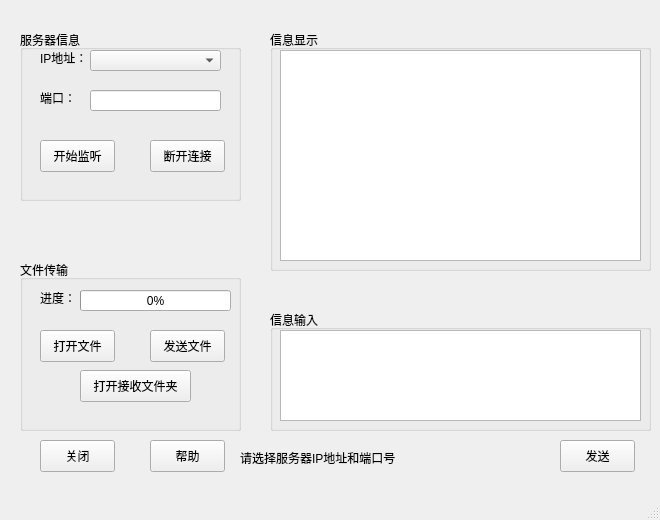
<?xml version="1.0" encoding="UTF-8"?>
<ui version="4.0">
 <class>MainWindow</class>
 <widget class="QMainWindow" name="MainWindow">
  <property name="geometry">
   <rect>
    <x>0</x>
    <y>0</y>
    <width>660</width>
    <height>520</height>
   </rect>
  </property>
  <property name="windowTitle">
   <string>服务器端</string>
  </property>
  <property name="styleSheet">
   <string notr="true">MainWindow{
background-color:#EEEEEE
}
QPalette{background:#CFDDEE;}QGroupBox#gboxDevicePanel&gt;QLabel{color:#324C6C;}

QWidget#frmMain,QWidget[Form=&quot;true&quot;]{
border:1px solid #B4C2D7;
border-radius:0px;
}

.QFrame{
border:1px solid #B4C2D7;
border-radius:5px;
}

QLabel,QLineEdit,QTextEdit,QPlainTextEdit,QSpinBox,QGroupBox,QComboBox,QDateEdit,QTimeEdit,QDateTimeEdit,QSpinBox,QTreeView,QListView,QTableView,QTabWidget::pane{
color:#324C6C;
}

QWidget#widget_title{
background:qlineargradient(spread:pad,x1:0,y1:0,x2:0,y2:1,stop:0 #C0D3EB,stop:1 #BCCFE7);
}

QLabel#lab_Ico,QLabel#lab_Title{
border-radius:0px;
color:#324C6C;
background-color:rgba(0,0,0,0);
border-style:none;
}

QToolButton::menu-indicator{
image:None;
}

QToolButton,QWidget#widget_frm&gt;QLabel{
border-style:none;
padding:10px;
color:#324C6C;
background:qlineargradient(spread:pad,x1:0,y1:0,x2:0,y2:1,stop:0 #C0D3EB,stop:1 #BCCFE7);
}

QToolButton:hover,QWidget#widget_frm&gt;QLabel:hover{
background:qlineargradient(spread:pad,x1:0,y1:0,x2:0,y2:1,stop:0 #D2E3F5,stop:1 #CADDF3);
}

QLabel[labVideo=&quot;true&quot;]{
color:#324C6C;
border:1px solid #B4C2D7;
background:qlineargradient(spread:pad,x1:0,y1:0,x2:0,y2:1,stop:0 #C0D3EB,stop:1 #BCCFE7);
}

QLabel[labVideo=&quot;true&quot;]:focus{
border:1px solid #FF0000;
background:qlineargradient(spread:pad,x1:0,y1:0,x2:0,y2:1,stop:0 #D2E3F5,stop:1 #CADDF3);
}

QLineEdit,QTextEdit,QPlainTextEdit,QSpinBox{
border:1px solid #B4C2D7;
border-radius:5px;
padding:2px;
background:none;
selection-background-color:#C0D3EB;
selection-color:#324C6C;
}

QLineEdit[echoMode=&quot;2&quot;]{
lineedit-password-character:9679;
}

.QGroupBox{
border:1px solid #B4C2D7;
border-radius:5px;
}

.QPushButton{
border-style:none;
border:1px solid #B4C2D7;
color:#324C6C;
padding:5px;
min-height:20px;
border-radius:5px;
background:qlineargradient(spread:pad,x1:0,y1:0,x2:0,y2:1,stop:0 #C0D3EB,stop:1 #BCCFE7);
}

.QPushButton:hover{
background:qlineargradient(spread:pad,x1:0,y1:0,x2:0,y2:1,stop:0 #D2E3F5,stop:1 #CADDF3);
}

.QPushButton:pressed{
background:qlineargradient(spread:pad,x1:0,y1:0,x2:0,y2:1,stop:0 #C0D3EB,stop:1 #BCCFE7);
}

.QPushButton:disabled{
color:#838383;
background:#F4F4F4;
}

QPushButton#btnSplitterH{
padding:2px;
min-height:8px;
}

QPushButton#btnMenu,QPushButton#btnMenu_Min,QPushButton#btnMenu_Max,QPushButton#btnMenu_Close,QPushButton#btnSplitterV,QPushButton#btnSplitterH{
border-radius:0px;
color:#324C6C;
background-color:rgba(0,0,0,0);
border-style:none;
}

QPushButton#btnMenu:hover,QPushButton#btnMenu_Min:hover,QPushButton#btnMenu_Max:hover,QPushButton#btnSplitterV:hover,QPushButton#btnSplitterH:hover{
background-color:qlineargradient(spread:pad,x1:0,y1:1,x2:0,y2:0,stop:0 rgba(25,134,199,0),stop:1 #D2E3F5);
}

QPushButton#btnMenu_Close:hover{
background-color:qlineargradient(spread:pad,x1:0,y1:1,x2:0,y2:0,stop:0 rgba(238,0,0,128),stop:1 rgba(238,44,44,255));
}

QCheckBox{
color:#324C6C;
spacing:2px;
}

QCheckBox::indicator{
width:20px;
height:20px;
}

QCheckBox::indicator:unchecked{
image:url(:/image/checkbox_unchecked.png);
}

QCheckBox::indicator:checked{
image:url(:/image/checkbox_checked.png);
}

QRadioButton{
color:#324C6C;
spacing:2px;
}

QRadioButton::indicator{
width:15px;
height:15px;
}

QRadioButton::indicator::unchecked{
image:url(:/image/radio_normal.png);
}

QRadioButton::indicator::checked{
image:url(:/image/radio_selected.png);
}

QSpinBox::up-button,QDateEdit::up-button,QTimeEdit::up-button,QDateTimeEdit::up-button{
image:url(:/image/add_top.png);
}

QSpinBox::down-button,QDateEdit::down-button,QTimeEdit::down-button,QDateTimeEdit::down-button{
image:url(:/image/add_bottom.png);
}

QComboBox,QDateEdit,QTimeEdit,QDateTimeEdit,QSpinBox{
border-radius:3px;
padding:3px 5px 3px 5px;
border:1px solid #B4C2D7;
background:none;
selection-background-color:#C0D3EB;
selection-color:#324C6C;
}

QComboBox::drop-down,QDateEdit::drop-down,QTimeEdit::drop-down,QDateTimeEdit::drop-down{
subcontrol-origin:padding;
subcontrol-position:top right;
width:15px;
border-left-width:1px;
border-left-style:solid;
border-top-right-radius:3px;
border-bottom-right-radius:3px;
border-left-color:#B4C2D7;
}

QComboBox::down-arrow,QDateEdit::down-arrow,QTimeEdit::down-arrow,QDateTimeEdit::down-arrow{
image:url(:/image/add_bottom.png);
}

QMenu{
color:#324C6C;
background-color:#C0D3EB;
margin:2px;
}

QMenu::item{
padding:3px 20px 3px 20px;
}

QMenu::indicator{
width:13px;
height:13px;
}

QMenu::item:selected{
color:#324C6C;
border:0px solid #B4C2D7;
background:qlineargradient(spread:pad,x1:0,y1:0,x2:0,y2:1,stop:0 #C0D3EB,stop:1 #BCCFE7);
}

QMenu::separator{
height:1px;
background:#B4C2D7;
}

QProgressBar{
background:#BCCFE7;
border-radius:5px;
text-align:center;
border:1px solid #C0D3EB;
}

QProgressBar::chunk{
width:5px;
margin:0.5px;
background-color:#D2E3F5;
}

QSlider::groove:horizontal,QSlider::add-page:horizontal{
height:8px;
border-radius:3px;
background:#BCCFE7;
}

QSlider::sub-page:horizontal{
height:8px;
border-radius:3px;
background:#CADDF3;
}

QSlider::handle:horizontal{
width:13px;
margin-top:-3px;
margin-bottom:-3px;
border-radius:6px;
background:qradialgradient(spread:pad,cx:0.5,cy:0.5,radius:0.5,fx:0.5,fy:0.5,stop:0.6 #FFFFFF,stop:0.8 #BCCFE7);
}

QSlider::groove:vertical,QSlider::sub-page:vertical{
width:8px;
border-radius:3px;
background:#BCCFE7;
}

QSlider::add-page:vertical{
width:8px;
border-radius:3px;
background:#CADDF3;
}

QSlider::handle:vertical{
height:13px;
margin-left:-2px;
margin-right:-3px;
border-radius:6px;
background:qradialgradient(spread:pad,cx:0.5,cy:0.5,radius:0.5,fx:0.5,fy:0.5,stop:0.6 #FFFFFF,stop:0.8 #BCCFE7);
}

QScrollBar:vertical{
width:10px;
background-color:rgba(0,0,0,0%);
padding-top:10px;
padding-bottom:10px;
}

QScrollBar:horizontal{
height:10px;
background-color:rgba(0,0,0,0%);
padding-left:10px;
padding-right:10px;
}

QScrollBar::handle:vertical,QScrollBar::handle:horizontal{
width:10px;
background:#CADDF3;
}

QScrollBar::handle:vertical:hover,QScrollBar::handle:horizontal:hover{
width:10px;
background:#CADDF3;
}

QScrollBar::add-line:vertical{
height:10px;
width:10px;
subcontrol-position:bottom;
subcontrol-origin:margin;
border-image:url(:/image/add_bottom.png);
}

QScrollBar::add-line:horizontal{
height:10px;
width:10px;
subcontrol-position:right;
subcontrol-origin:margin;
border-image:url(:/image/add_right.png);
}

QScrollBar::sub-line:vertical{
height:10px;
width:10px;
subcontrol-position:top;
subcontrol-origin:margin;
border-image:url(:/image/add_top.png);
}

QScrollBar::sub-line:horizontal{
height:10px;
width:10px;
subcontrol-position:left;
subcontrol-origin:margin;
border-image:url(:/image/add_left.png);
}

QScrollBar::add-page:vertical,QScrollBar::sub-page:vertical,QScrollBar::add-page:horizontal,QScrollBar::sub-page:horizontal{
width:10px;
background:#BCCFE7;
}

QScrollArea{
border:0px;
}

QTreeView,QListView,QTableView,QTabWidget::pane{
border:1px solid #B4C2D7;
selection-background-color:#D2E3F5;
selection-color:#324C6C;
alternate-background-color:#CADDF3;
}

QTableView::item:selected,QListView::item:selected,QTreeView::item:selected{
color:#324C6C;
background:qlineargradient(spread:pad,x1:0,y1:0,x2:0,y2:1,stop:0 #C0D3EB,stop:1 #BCCFE7);
}

QTableView::item:hover,QListView::item:hover,QTreeView::item:hover{
color:#324C6C;
background:qlineargradient(spread:pad,x1:0,y1:0,x2:0,y2:1,stop:0 #D2E3F5,stop:1 #CADDF3);
}

QTableView::item,QListView::item,QTreeView::item{
padding:5px;
margin:0px;
}

QHeaderView::section,QTableCornerButton:section{
padding:3px;
margin:0px;
color:#324C6C;
border:1px solid #B4C2D7;
background:qlineargradient(spread:pad,x1:0,y1:0,x2:0,y2:1,stop:0 #D2E3F5,stop:1 #CADDF3);
}

QTabBar::tab{
border-radius:5px;
border:1px solid #B4C2D7;
color:#324C6C;
min-width:55px;
min-height:20px;
padding:3px 8px 3px 8px;
margin:1px;
background:qlineargradient(spread:pad,x1:0,y1:0,x2:0,y2:1,stop:0 #D2E3F5,stop:1 #CADDF3);
}

QTabBar::tab:selected,QTabBar::tab:hover{
background:qlineargradient(spread:pad,x1:0,y1:0,x2:0,y2:1,stop:0 #C0D3EB,stop:1 #BCCFE7);
}

QStatusBar::item{
border:0px solid #C0D3EB;
border-radius:3px;
}

QToolBox::tab,QToolTip,QGroupBox#gboxDevicePanel{
padding:3px;
border-radius: 5px;
color:#324C6C;
background:qlineargradient(spread:pad,x1:0,y1:0,x2:0,y2:1,stop:0 #C0D3EB,stop:1 #BCCFE7);
}

QToolBox::tab:selected{
background:qlineargradient(spread:pad,x1:0,y1:0,x2:0,y2:1,stop:0 #D2E3F5,stop:1 #CADDF3);
}
</string>
  </property>
  <widget class="QWidget" name="centralWidget">
   <widget class="QLabel" name="currentStatusLabel">
    <property name="geometry">
     <rect>
      <x>240</x>
      <y>450</y>
      <width>371</width>
      <height>16</height>
     </rect>
    </property>
    <property name="text">
     <string>请选择服务器IP地址和端口号</string>
    </property>
   </widget>
   <widget class="QGroupBox" name="groupBox">
    <property name="geometry">
     <rect>
      <x>20</x>
      <y>30</y>
      <width>221</width>
      <height>171</height>
     </rect>
    </property>
    <property name="title">
     <string>服务器信息</string>
    </property>
    <widget class="QLineEdit" name="portLineEdit">
     <property name="geometry">
      <rect>
       <x>70</x>
       <y>60</y>
       <width>131</width>
       <height>21</height>
      </rect>
     </property>
    </widget>
    <widget class="QLabel" name="label">
     <property name="geometry">
      <rect>
       <x>20</x>
       <y>20</y>
       <width>51</width>
       <height>16</height>
      </rect>
     </property>
     <property name="text">
      <string>IP地址：</string>
     </property>
    </widget>
    <widget class="QLabel" name="label_2">
     <property name="geometry">
      <rect>
       <x>20</x>
       <y>60</y>
       <width>51</width>
       <height>16</height>
      </rect>
     </property>
     <property name="text">
      <string>端口：</string>
     </property>
    </widget>
    <widget class="QPushButton" name="listenButton">
     <property name="geometry">
      <rect>
       <x>20</x>
       <y>110</y>
       <width>75</width>
       <height>32</height>
      </rect>
     </property>
     <property name="text">
      <string>开始监听</string>
     </property>
    </widget>
    <widget class="QPushButton" name="disconnectButton">
     <property name="geometry">
      <rect>
       <x>130</x>
       <y>110</y>
       <width>75</width>
       <height>32</height>
      </rect>
     </property>
     <property name="text">
      <string>断开连接</string>
     </property>
    </widget>
    <widget class="QComboBox" name="comboBox">
     <property name="geometry">
      <rect>
       <x>70</x>
       <y>20</y>
       <width>131</width>
       <height>21</height>
      </rect>
     </property>
    </widget>
   </widget>
   <widget class="QGroupBox" name="groupBox_2">
    <property name="geometry">
     <rect>
      <x>20</x>
      <y>260</y>
      <width>221</width>
      <height>171</height>
     </rect>
    </property>
    <property name="title">
     <string>文件传输</string>
    </property>
    <widget class="QLabel" name="label_3">
     <property name="geometry">
      <rect>
       <x>20</x>
       <y>30</y>
       <width>31</width>
       <height>16</height>
      </rect>
     </property>
     <property name="text">
      <string>进度：</string>
     </property>
    </widget>
    <widget class="QProgressBar" name="serverProgressBar">
     <property name="geometry">
      <rect>
       <x>60</x>
       <y>30</y>
       <width>151</width>
       <height>21</height>
      </rect>
     </property>
     <property name="value">
      <number>0</number>
     </property>
    </widget>
    <widget class="QPushButton" name="openButton">
     <property name="geometry">
      <rect>
       <x>20</x>
       <y>70</y>
       <width>75</width>
       <height>32</height>
      </rect>
     </property>
     <property name="text">
      <string>打开文件</string>
     </property>
    </widget>
    <widget class="QPushButton" name="sendFileButton">
     <property name="geometry">
      <rect>
       <x>130</x>
       <y>70</y>
       <width>75</width>
       <height>32</height>
      </rect>
     </property>
     <property name="text">
      <string>发送文件</string>
     </property>
    </widget>
    <widget class="QPushButton" name="openFolderButton">
     <property name="geometry">
      <rect>
       <x>60</x>
       <y>110</y>
       <width>111</width>
       <height>32</height>
      </rect>
     </property>
     <property name="text">
      <string>打开接收文件夹</string>
     </property>
    </widget>
   </widget>
   <widget class="QGroupBox" name="groupBox_3">
    <property name="geometry">
     <rect>
      <x>270</x>
      <y>30</y>
      <width>381</width>
      <height>241</height>
     </rect>
    </property>
    <property name="title">
     <string>信息显示</string>
    </property>
    <widget class="QTextBrowser" name="textBrowser">
     <property name="geometry">
      <rect>
       <x>10</x>
       <y>20</y>
       <width>361</width>
       <height>211</height>
      </rect>
     </property>
    </widget>
   </widget>
   <widget class="QPushButton" name="sendMesButton">
    <property name="geometry">
     <rect>
      <x>560</x>
      <y>440</y>
      <width>75</width>
      <height>32</height>
     </rect>
    </property>
    <property name="text">
     <string>发送</string>
    </property>
   </widget>
   <widget class="QPushButton" name="quitButton">
    <property name="geometry">
     <rect>
      <x>40</x>
      <y>440</y>
      <width>75</width>
      <height>32</height>
     </rect>
    </property>
    <property name="text">
     <string>关闭</string>
    </property>
   </widget>
   <widget class="QGroupBox" name="groupBox_4">
    <property name="geometry">
     <rect>
      <x>270</x>
      <y>310</y>
      <width>381</width>
      <height>121</height>
     </rect>
    </property>
    <property name="title">
     <string>信息输入</string>
    </property>
    <widget class="QTextEdit" name="inputTextEdit">
     <property name="geometry">
      <rect>
       <x>10</x>
       <y>20</y>
       <width>361</width>
       <height>91</height>
      </rect>
     </property>
    </widget>
   </widget>
   <widget class="QPushButton" name="helpButton">
    <property name="geometry">
     <rect>
      <x>150</x>
      <y>440</y>
      <width>75</width>
      <height>32</height>
     </rect>
    </property>
    <property name="text">
     <string>帮助</string>
    </property>
   </widget>
   <zorder>currentStatusLabel</zorder>
   <zorder>groupBox</zorder>
   <zorder>groupBox_2</zorder>
   <zorder>groupBox_3</zorder>
   <zorder>quitButton</zorder>
   <zorder>groupBox_4</zorder>
   <zorder>helpButton</zorder>
   <zorder>sendMesButton</zorder>
  </widget>
  <widget class="QStatusBar" name="statusBar"/>
 </widget>
 <layoutdefault spacing="6" margin="11"/>
 <resources/>
 <connections/>
</ui>
